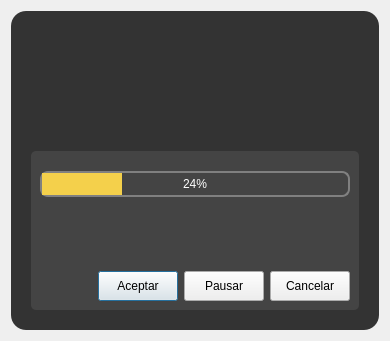
<?xml version="1.0" encoding="UTF-8"?>
<ui version="4.0">
 <class>DialogLoanding</class>
 <widget class="QDialog" name="DialogLoanding">
  <property name="enabled">
   <bool>true</bool>
  </property>
  <property name="geometry">
   <rect>
    <x>0</x>
    <y>0</y>
    <width>390</width>
    <height>341</height>
   </rect>
  </property>
  <property name="sizePolicy">
   <sizepolicy hsizetype="MinimumExpanding" vsizetype="MinimumExpanding">
    <horstretch>0</horstretch>
    <verstretch>0</verstretch>
   </sizepolicy>
  </property>
  <property name="windowTitle">
   <string>Dialog</string>
  </property>
  <property name="styleSheet">
   <string notr="true">/*Colores primarios*/
/* 
gris oscuro		#222222		#333333		#444444
gris claro 		#999999		#DDDDDD
verde claro						#C8CC8E
vinotinto  						#742427
*/
/*Colores secundarios */
/* 
Azules  		#36C9C6		#00BDB9	#77ACA2
rojos		 	#910D3F		#C70039		#F94646
naranjas 		#D34E24		#F28123		#F7F052
*/

/* Funetes/*

/*
italic:				font: italic 9pt &quot;Ubuntu&quot;;
regular:			font: 9pt &quot;Ubuntu&quot;;
light:				font: 300 9pt &quot;Ubuntu&quot;;
medium:			font: 500 9pt &quot;Ubuntu&quot;;
bold:				font: 700 9pt &quot;Ubuntu&quot;;
*/

/****************************************************************************************************************************************************/



QFrame#frame_dialog{
	background-color: #333333;
	border-radius:15px;
}

QFrame#frame_content{
	background-color: #444444;
	border-radius:5px;
}

QLabel[QLabelStyle=&quot;1&quot;]{
	font: 300 10pt &quot;Ubuntu&quot;;
	color: #DDDDDD;
margin-left: 10px
}
QLabel#status_label{
	font: 300 10pt &quot;Ubuntu&quot;;
	color: #DDDDDD;
margin-left: 10px;
}

QTextBrowser#textBrowser_description{
	background-color: transparent;
	font: 300 10pt &quot;Ubuntu&quot;;
	color: #999999;
	margin-left: 20px;
	border: none;
}



QToolButton#toolButton_exit{
background-color: transparent;
}

QPushButton[style_msn_button=&quot;1&quot;]{
font: 500 9pt &quot;Ubuntu&quot;;
}




/*◘◘◘◘◘◘◘◘◘◘◘◘◘◘◘◘◘◘           QPushButton           ◘◘◘◘◘◘◘◘◘◘◘◘◘◘◘◘◘◘◘◘◘◘◘*/




QPushButton[QPushButtonStyle=&quot;1&quot;]{
font: 500 10pt &quot;Ubuntu&quot;;
color: #222222;
background-color: #77ACA2;
border: none;
padding: 6px 25px;
border-radius: 8px ;
}
QPushButton[QPushButtonStyle=&quot;1&quot;]:hover{
background-color: #36C9C6;
}



/*****************************************/
QPushButton[QPushButtonStyle=&quot;2&quot;]{
font: 500 10pt &quot;Ubuntu&quot;;
color: #DDDDDD;
background-color: #910D3F;
border: none;
padding: 6px 5px;
border-radius: 8px ;
}
QPushButton[QPushButtonStyle=&quot;2&quot;]:hover{
background-color: #C70039;
}



/*****************************************/
QPushButton[QPushButtonStyle=&quot;3&quot;]{
font: 500 10pt &quot;Ubuntu&quot;;
color: #222222;
background-color: #999999;
border: none;
padding: 6px 5px;
border-radius: 8px ;
}
QPushButton[QPushButtonStyle=&quot;3&quot;]:hover{
background-color: #DDDDDD;
}


/*
QProgressBar#progress_bar{
border: none;
border-radius: 8px ;
    border: 2px solid grey;
    
    background: lightgrey;
}


QProgressBar#progressBar_loanding::chunk {

    width: 10px;  Tamaño del chunk (barra de progreso) 
}
#36C9C6		#00BDB9	#77ACA2
*/

QProgressBar#progress_bar {
    border: 2px solid grey; /* Grosor y color del borde */
    border-radius: 8px; /* Bordes redondeados */
    background-color: transparent; /* Color de fondo */
font: 800 13pt &quot;Ubuntu&quot;;
color: #fff;
}

QProgressBar#progress_bar::chunk {
    background-color: #f4d04b; /* Color del chunk (la parte que muestra el progreso) */
    width: 10px; /* Ancho del chunk */
}
</string>
  </property>
  <layout class="QHBoxLayout" name="horizontalLayout">
   <item>
    <widget class="QFrame" name="frame_dialog">
     <property name="sizePolicy">
      <sizepolicy hsizetype="MinimumExpanding" vsizetype="MinimumExpanding">
       <horstretch>0</horstretch>
       <verstretch>0</verstretch>
      </sizepolicy>
     </property>
     <property name="frameShape">
      <enum>QFrame::StyledPanel</enum>
     </property>
     <property name="frameShadow">
      <enum>QFrame::Raised</enum>
     </property>
     <layout class="QVBoxLayout" name="verticalLayout_2">
      <property name="spacing">
       <number>0</number>
      </property>
      <property name="leftMargin">
       <number>20</number>
      </property>
      <property name="topMargin">
       <number>20</number>
      </property>
      <property name="rightMargin">
       <number>20</number>
      </property>
      <property name="bottomMargin">
       <number>20</number>
      </property>
      <item>
       <layout class="QHBoxLayout" name="horizontalLayout_4"/>
      </item>
      <item>
       <layout class="QHBoxLayout" name="horizontalLayout_3">
        <property name="bottomMargin">
         <number>20</number>
        </property>
        <item>
         <spacer name="horizontalSpacer_2">
          <property name="orientation">
           <enum>Qt::Horizontal</enum>
          </property>
          <property name="sizeHint" stdset="0">
           <size>
            <width>40</width>
            <height>20</height>
           </size>
          </property>
         </spacer>
        </item>
        <item>
         <widget class="QLabel" name="label_icon">
          <property name="sizePolicy">
           <sizepolicy hsizetype="Fixed" vsizetype="Fixed">
            <horstretch>0</horstretch>
            <verstretch>0</verstretch>
           </sizepolicy>
          </property>
          <property name="minimumSize">
           <size>
            <width>0</width>
            <height>100</height>
           </size>
          </property>
          <property name="maximumSize">
           <size>
            <width>100</width>
            <height>100</height>
           </size>
          </property>
          <property name="text">
           <string/>
          </property>
          <property name="pixmap">
           <pixmap>../resources/iconos/iconos_dialogo_ejecutar/Ejecutando_analisis.svg</pixmap>
          </property>
          <property name="scaledContents">
           <bool>true</bool>
          </property>
         </widget>
        </item>
        <item>
         <spacer name="horizontalSpacer_3">
          <property name="orientation">
           <enum>Qt::Horizontal</enum>
          </property>
          <property name="sizeHint" stdset="0">
           <size>
            <width>40</width>
            <height>20</height>
           </size>
          </property>
         </spacer>
        </item>
       </layout>
      </item>
      <item>
       <widget class="QFrame" name="frame_content">
        <property name="sizePolicy">
         <sizepolicy hsizetype="MinimumExpanding" vsizetype="MinimumExpanding">
          <horstretch>0</horstretch>
          <verstretch>0</verstretch>
         </sizepolicy>
        </property>
        <property name="minimumSize">
         <size>
          <width>0</width>
          <height>0</height>
         </size>
        </property>
        <property name="maximumSize">
         <size>
          <width>16777215</width>
          <height>16777215</height>
         </size>
        </property>
        <property name="frameShape">
         <enum>QFrame::StyledPanel</enum>
        </property>
        <property name="frameShadow">
         <enum>QFrame::Raised</enum>
        </property>
        <layout class="QVBoxLayout" name="verticalLayout">
         <property name="topMargin">
          <number>20</number>
         </property>
         <item>
          <widget class="QProgressBar" name="progress_bar">
           <property name="value">
            <number>24</number>
           </property>
           <property name="alignment">
            <set>Qt::AlignCenter</set>
           </property>
          </widget>
         </item>
         <item>
          <widget class="QLabel" name="status_label">
           <property name="text">
            <string/>
           </property>
          </widget>
         </item>
         <item>
          <widget class="QLabel" name="question_label">
           <property name="text">
            <string/>
           </property>
           <property name="QLabelStyle" stdset="0">
            <number>1</number>
           </property>
          </widget>
         </item>
         <item>
          <layout class="QHBoxLayout" name="horizontalLayout_2">
           <property name="sizeConstraint">
            <enum>QLayout::SetMinAndMaxSize</enum>
           </property>
           <item>
            <spacer name="horizontalSpacer">
             <property name="orientation">
              <enum>Qt::Horizontal</enum>
             </property>
             <property name="sizeHint" stdset="0">
              <size>
               <width>40</width>
               <height>20</height>
              </size>
             </property>
            </spacer>
           </item>
           <item>
            <widget class="QPushButton" name="acept_button">
             <property name="sizePolicy">
              <sizepolicy hsizetype="Minimum" vsizetype="Fixed">
               <horstretch>0</horstretch>
               <verstretch>0</verstretch>
              </sizepolicy>
             </property>
             <property name="minimumSize">
              <size>
               <width>80</width>
               <height>30</height>
              </size>
             </property>
             <property name="maximumSize">
              <size>
               <width>120</width>
               <height>30</height>
              </size>
             </property>
             <property name="text">
              <string>Aceptar</string>
             </property>
             <property name="style_msn_button" stdset="0">
              <number>1</number>
             </property>
             <property name="QPushButtonStyle" stdset="0">
              <number>1</number>
             </property>
            </widget>
           </item>
           <item>
            <widget class="QPushButton" name="pause_button">
             <property name="sizePolicy">
              <sizepolicy hsizetype="Minimum" vsizetype="Fixed">
               <horstretch>0</horstretch>
               <verstretch>0</verstretch>
              </sizepolicy>
             </property>
             <property name="minimumSize">
              <size>
               <width>80</width>
               <height>30</height>
              </size>
             </property>
             <property name="maximumSize">
              <size>
               <width>120</width>
               <height>30</height>
              </size>
             </property>
             <property name="text">
              <string>Pausar</string>
             </property>
             <property name="style_msn_button" stdset="0">
              <number>1</number>
             </property>
             <property name="QPushButtonStyle" stdset="0">
              <number>3</number>
             </property>
            </widget>
           </item>
           <item>
            <widget class="QPushButton" name="cancel_button">
             <property name="sizePolicy">
              <sizepolicy hsizetype="Minimum" vsizetype="Fixed">
               <horstretch>0</horstretch>
               <verstretch>0</verstretch>
              </sizepolicy>
             </property>
             <property name="minimumSize">
              <size>
               <width>80</width>
               <height>30</height>
              </size>
             </property>
             <property name="maximumSize">
              <size>
               <width>120</width>
               <height>30</height>
              </size>
             </property>
             <property name="text">
              <string>Cancelar</string>
             </property>
             <property name="style_msn_button" stdset="0">
              <number>1</number>
             </property>
             <property name="QPushButtonStyle" stdset="0">
              <number>2</number>
             </property>
            </widget>
           </item>
          </layout>
         </item>
        </layout>
       </widget>
      </item>
     </layout>
    </widget>
   </item>
  </layout>
 </widget>
 <resources/>
 <connections/>
</ui>
